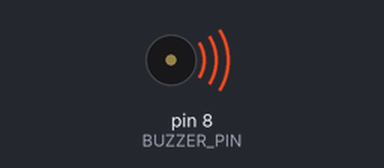
A sketch run on a simulated Arduino Uno, built with avr-gcc and run on an emulated ATmega328P. Parts: buzzer (waves = sounding).

Above: at 2.2 s.
At 10.32 s:
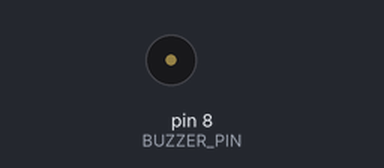
Timing chart, 0 to 12.1 s (numbered marks = the images above):
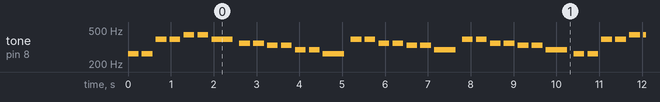

The sketch:

Sinif_3_Buzzer_Melodi.ino
```cpp
/* ==============================================================================
 * PROJE ADI: 3. Sınıf - Buzzer ile Melodi ve Ritim (Sesli Geri Bildirim)
 * HEDEF SEVİYE: 3. Sınıf (8-9 Yaş / Müzik ve Kodlama Entegrasyonu)
 *
 * PROJENİN AMACI VE ÇALIŞMA MANTIĞI:
 * Bu projede öğrenciler, ses dalgalarının frekanslarını (Hertz cinsinden titreşim)
 * yazılımla kontrol ederek melodiler ve ritimler üretmeyi öğrenirler.
 * Arduino'nun "tone()" ve "noTone()" fonksiyonları ile sesli geri bildirim mantığı pekiştirilir.
 *
 * ÇALIŞMA MANTIĞI:
 * 1. Piezo buzzer içerisindeki kristal plaka, verilen frekansta saniyede yüzlerce kez titrer.
 * 2. Her müzik notasının kendine has bir frekansı vardır (Örn: Do=262Hz, Re=294Hz, Mi=330Hz).
 * 3. Dizi (Array) ve for döngüsü kullanılarak popüler çocuk şarkısı ("Daha Dün Annemizin")
 *    notaları ve süreleri sırayla çalınır.
 * 4. Şarkı bittikten sonra 3 saniye beklenir ve tekrar başa döner.
 *
 * GEREKLİ DEVRE ELEMANLARI LİSTESİ:
 * - 1 x Arduino Uno R3
 * - 1 x Breadboard
 * - 1 x Pasif Piezo Buzzer (Passive Buzzer)
 * - 1 x 100 Ohm Direnç (İsteğe bağlı, ses seviyesini yumuşatmak için)
 * - 2 x Erkek-Erkek Jumper Kablo
 * - 1 x USB Tip-B Kablo
 *
 * DETAYLI PİN BAĞLANTI TABLOSU:
 * -----------------------------------------------------------------------------
 * Arduino Pini       | Bileşen Bacağı          | Açıklama / Not
 * -----------------------------------------------------------------------------
 * Pin 8 (Dijital Çıkış)| Buzzer Artı (+) Bacağı | PWM veya dijital pin, ses çıkışı
 * GND (Toprak)       | Buzzer Eksi (-) Bacağı  | Toprak hattı
 * -----------------------------------------------------------------------------
 *
 * GEREKLİ KÜTÜPHANELER:
 * - Harici kütüphane gerektirmez (tone() yerleşik fonksiyondur).
 * ============================================================================== */

// Pin Tanımlaması
const int BUZZER_PIN = 8; // Buzzer bağlı olan dijital pin

// Nota Frekansları (Hertz / Hz cinsinden standart ses frekansları)
#define NOTE_C4 262 // Do
#define NOTE_D4 294 // Re
#define NOTE_E4 330 // Mi
#define NOTE_F4 349 // Fa
#define NOTE_G4 392 // Sol
#define NOTE_A4 440 // La
#define NOTE_B4 494 // Si
#define NOTE_C5 523 // İnce Do

// "Daha Dün Annemizin" Melodi Notaları Dizisi
int melody[] = {
  NOTE_C4, NOTE_C4, NOTE_G4, NOTE_G4, NOTE_A4, NOTE_A4, NOTE_G4,
  NOTE_F4, NOTE_F4, NOTE_E4, NOTE_E4, NOTE_D4, NOTE_D4, NOTE_C4,
  NOTE_G4, NOTE_G4, NOTE_F4, NOTE_F4, NOTE_E4, NOTE_E4, NOTE_D4,
  NOTE_G4, NOTE_G4, NOTE_F4, NOTE_F4, NOTE_E4, NOTE_E4, NOTE_D4,
  NOTE_C4, NOTE_C4, NOTE_G4, NOTE_G4, NOTE_A4, NOTE_A4, NOTE_G4,
  NOTE_F4, NOTE_F4, NOTE_E4, NOTE_E4, NOTE_D4, NOTE_D4, NOTE_C4
};

// Notaların Vuruş Süreleri (4 = Dörtlük nota, 2 = İkilik / uzun nota)
int noteDurations[] = {
  4, 4, 4, 4, 4, 4, 2,
  4, 4, 4, 4, 4, 4, 2,
  4, 4, 4, 4, 4, 4, 2,
  4, 4, 4, 4, 4, 4, 2,
  4, 4, 4, 4, 4, 4, 2,
  4, 4, 4, 4, 4, 4, 2
};

// Toplam nota sayısı
const int TOTAL_NOTES = sizeof(melody) / sizeof(melody[0]);

void setup() {
  // Buzzer pini çıkış olarak tanımlanır
  pinMode(BUZZER_PIN, OUTPUT);
}

void loop() {
  // Bütün melodiyi sırayla for döngüsü ile çalıyoruz
  for (int thisNote = 0; thisNote < TOTAL_NOTES; thisNote++) {
    // 1 saniye (1000ms) üzerinden nota süresini milisaniyeye çeviriyoruz
    int durationMs = 1000 / noteDurations[thisNote];

    // Belirlenen frekans ve sürede sesi başlat
    tone(BUZZER_PIN, melody[thisNote], durationMs);

    // Notaların birbirine karışmaması için hafif bir duraklama payı (%30)
    int pauseBetweenNotes = durationMs * 1.30;
    delay(pauseBetweenNotes);

    // Bir sonraki notaya geçmeden önce sesi kes
    noTone(BUZZER_PIN);
  }

  // Şarkı tamamlandıktan sonra 3 saniye bekle, sonra tekrar çal
  delay(3000);
}
```

Measured:
- by itself, tone on pin 8 (BUZZER_PIN): plays 262 Hz for 0.25 s, 262 Hz for 0.25 s, 392 Hz for 0.25 s, 392 Hz for 0.25 s, 440 Hz for 0.25 s, 440 Hz for 0.25 s … (294 notes in this stretch)
